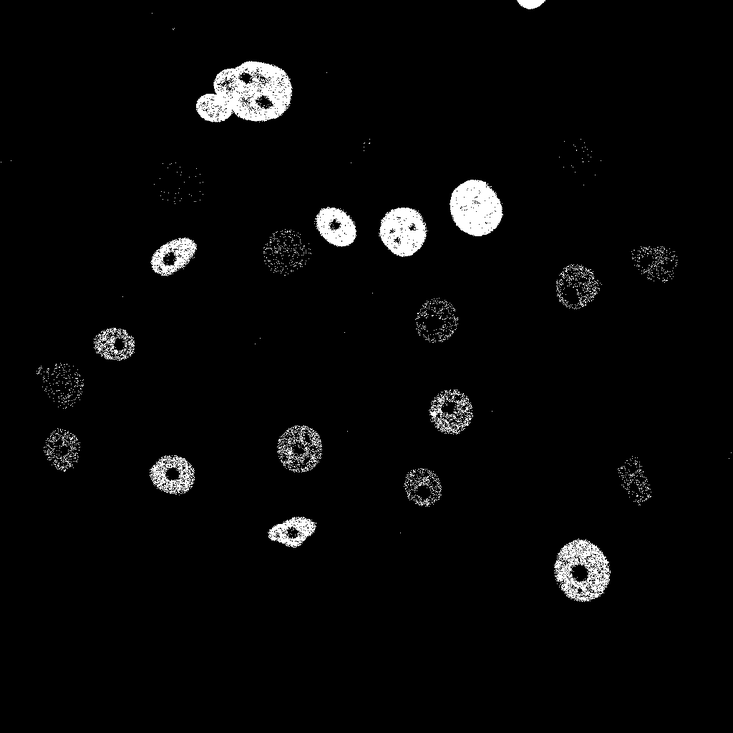
#> input picture Ergebnisse/Histogramm+Otsu/N2DH-GOWT1/t01.tif, 733 x 733 px, shrunk from 1024 x 1024 before the run, found by its file name; the run also reads 1 picture not shown here
$ jupyter execute --allow-errors 'Bilder für Proposal.ipynb'
#> lines starting #> are read from the running program, lines starting #| are printed output that depends on the picture
[cell 1]
# Import of the Modules

from skimage import io
from skimage.color import rgb2gray
from matplotlib import pyplot as plt
from skimage.filters import threshold_otsu
import numpy as np
import pathlib as pl
import json
import warnings
import matplotlib as mpl
mpl.rcParams['figure.dpi'] = 120
warnings.filterwarnings('ignore')

[cell 2]
img1 = io.imread('BioInfo_Projekt/t01.tif')
#> img1 is the input picture: shape (733, 733); min 0, max 255, mean 7.8
io.imshow(img1)

#> (a cell that did not finish here is left out)

#> (a cell that did not finish here is left out)

#> (a cell that did not finish here is left out)

[cell 6]
ax = plt.hist(img1.ravel(), bins = 256)
plt.show()
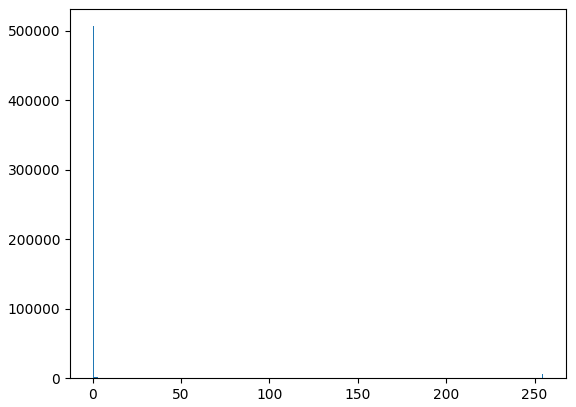
#> figure drawn by matplotlib, 1 panel; tallest bar 506539 high, from x = 0 to 0.996

[cell 7]
h=img1.flatten()
list(h)
max(h)
#> Out = 255

[cell 8]
# Datensatz 3 parade Bild
img2 = io.imread("BioInfo_Projekt/dna-44.png")
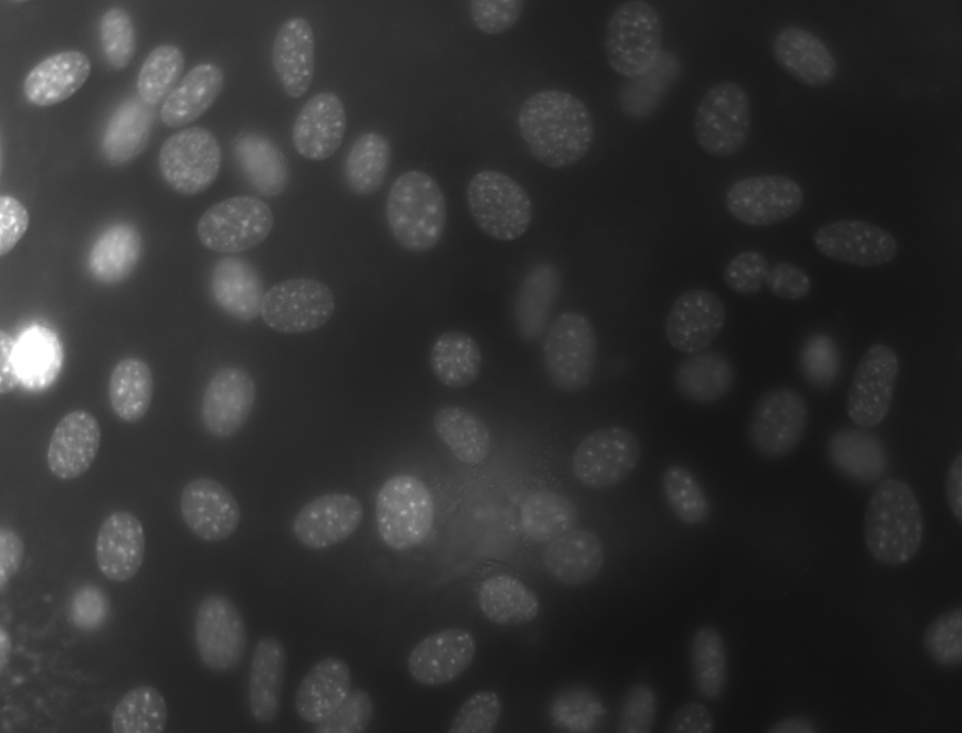
#> input picture NIH3T3/dna-44.png, 962 x 733 px, shrunk from 1344 x 1024 before the run, found by its file name
#> img2 is the input picture: shape (733, 962); min 17, max 255, mean 49.3
io.imshow(img2)

[cell 9]
ax = plt.hist(img2.ravel(), bins = 256)
plt.show()
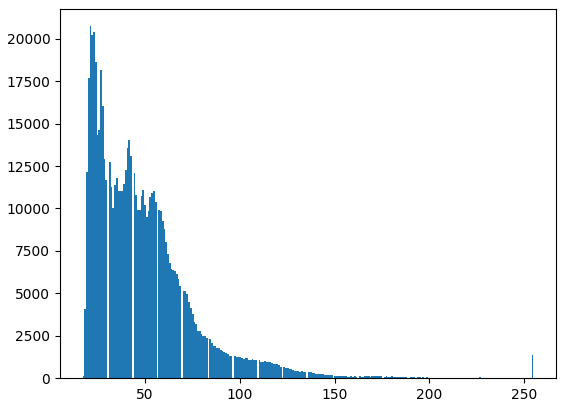
#> figure drawn by matplotlib, 1 panel; tallest bar 20736 high, from x = 20.72 to 21.65

#> (a cell that did not finish here is left out)

#> (a cell that did not finish here is left out)

[cell 12]
img8 = io.imread('BioInfo_Projekt/t01.tif')
rvl= img8.ravel()
counts, bins = np.histogram(rvl)
#> counts = [513479, 2053, 2038, 1885, 1819, 1688, 1578, 1480, 1478, 9791]; bins = [0, 25.5, 51, 76.5, 102, 127.5, 153, 178.5, 204, 229.5, 255]
ran = round(max(bins)-min(bins)+1)
#> ran = 256
plt.hist(rvl,bins = ran)
plt.show()
